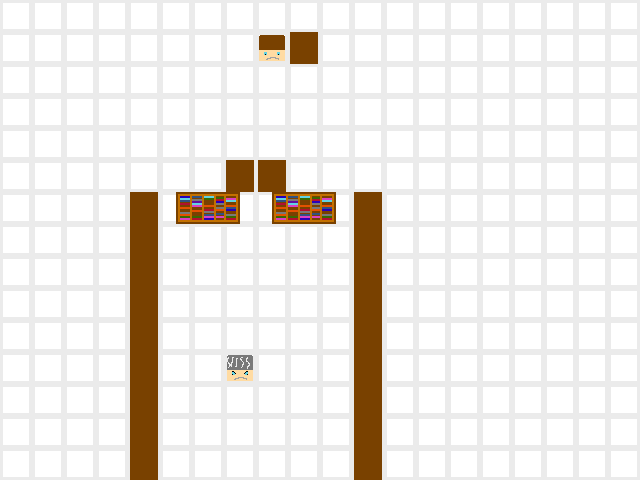

This is a level from a 2D game, rendered from its Tiled map with the project's own tilesets. A one-line summary and the map file follow, with tile-layer data summarised:
An orthogonal 20x15 tile map with 32x32 px tiles, 2 tile layers (Tile Layer 2, Tile Layer 1).

<map version="1.0" orientation="orthogonal" width="20" height="15" tilewidth="32" tileheight="32">
 <tileset firstgid="1" name="levelobjects" tilewidth="32" tileheight="32">
  <image source="gfx/levelobjects.png" width="320" height="320" />
 </tileset>
 <layer name="Tile Layer 2" width="20" height="15">
  <data>[300 cells, 300 non-empty, 1 distinct tile ids]</data>
 </layer>
 <layer name="Tile Layer 1" width="20" height="15">
  <data>[300 cells, 29 non-empty, 6 distinct tile ids]</data>
 </layer>
</map>
